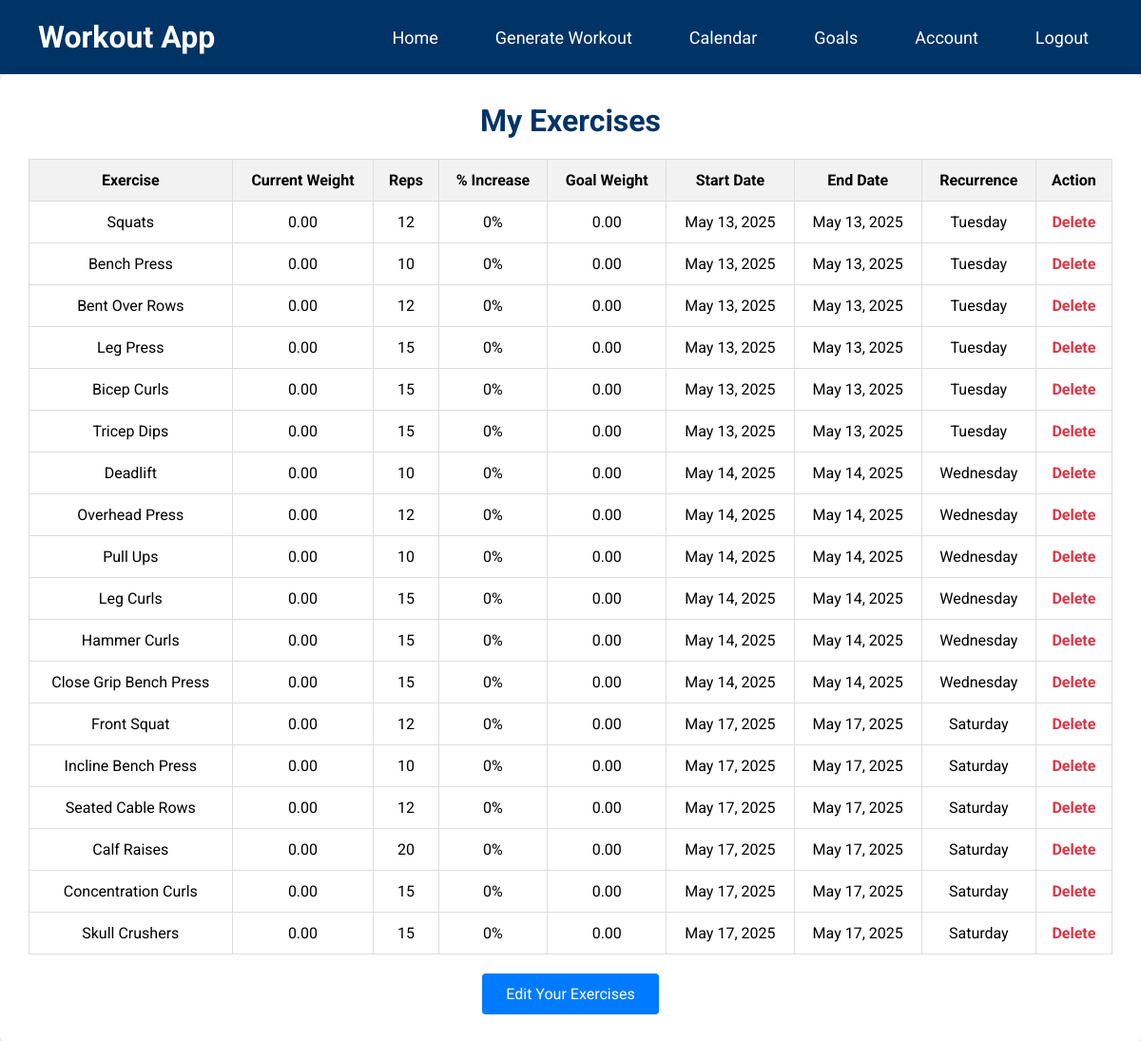
/goals/my-exercises/ (signed in), run on the app's committed database.
### goals/models.py (models this page shows, shortened)
class UserExercise(models.Model):
    user = models.ForeignKey(settings.AUTH_USER_MODEL, on_delete=models.CASCADE)
    exercise = models.ForeignKey(Exercise, on_delete=models.CASCADE)
    current_weight = models.DecimalField(max_digits=6, decimal_places=2)
    reps = models.PositiveIntegerField()
    percent_increase = models.IntegerField(choices=PERCENT_CHOICES, default=0)
    start_date = models.DateField(default=now)
    end_date = models.DateField(null=True, blank=True)
    recurring_day = models.IntegerField(
        choices=RECURRENCE_CHOICES,
        default=0,
    )
    @property
    def goal_weight(self):
        return (
            self.current_weight
            * (
                Decimal('1')
                + Decimal(self.percent_increase) / Decimal('100')
            )
        )

class Exercise(models.Model):
    name = models.CharField(max_length=100, unique=True)
    slug = models.SlugField(unique=True, blank=True)
    description = models.TextField(blank=True, null=True)
    body_part = models.CharField(max_length=100)
    target = models.CharField(max_length=100)
    equipment = models.CharField(max_length=100)
    gif_url = models.URLField(blank=True)
    secondary_muscles = models.JSONField(blank=True, default=list)
    instructions = models.JSONField(blank=True, default=list)

### goals/views.py (the view)
# urls.py: path('my-exercises/', my_exercises, name='my_exercises'),
@login_required
def my_exercises(request):
    user_exercises = UserExercise.objects.filter(user=request.user)
    return render(request, 'goals/my_exercises.html', {'exercises': user_exercises})

### home/context_processors.py (called while the page is built)
def base_url(request):
    return {"base_url": f"{request.scheme}://{request.get_host()}/proxy/8000/"}

### goals/templates/goals/my_exercises.html (shortened to what this page needs)
<!DOCTYPE html>
<html lang="en">
<head>
</head>
<body>
    <header>
        <a class="logo" href="{% url 'home' %}">Workout App</a>
        <nav>
          <ul>
            <li><a href="{% url 'home' %}">Home</a></li>
            {% if user.is_authenticated %}
              <li><a href="{% url 'generate_workout' %}">Generate Workout</a></li>
              <li><a href="{% url 'calendar' %}">Calendar</a></li>
              <li><a href="{% url 'goals:goals' %}">Goals</a></li>
              <li><a href="{% url 'user_data' %}">Account</a></li>
              <li><a href="{% url 'logout' %}">Logout</a></li>
            {% else %}
              <li><a href="{% url 'login' %}">Login</a></li>
            {% endif %}
          </ul>
        </nav>
    </header>
  <div class="container">
    <h1>My Exercises</h1>
    {% if exercises %}
      <table>
        <thead>
          <tr>
            <th>Exercise</th>
            <th>Current Weight</th>
            <th>Reps</th>
            <th>% Increase</th>
            <th>Goal Weight</th>
            <th>Start Date</th>
            <th>End Date</th>
            <th>Recurrence</th>
            <th>Action</th>
          </tr>
        </thead>
        <tbody>
          {% for entry in exercises %}
            <tr>
              <td>{{ entry.exercise.name }}</td>
              <td>{{ entry.current_weight }}</td>
              <td>{{ entry.reps }}</td>
              <td>{{ entry.percent_increase }}%</td>
              <td>{{ entry.goal_weight|floatformat:2 }}</td>
              <td>{{ entry.start_date }}</td>
              <td>{{ entry.end_date }}</td>
              <td>{{ entry.get_recurring_day_display }}</td>
              <td>
                <a class="action-link" href="{% url 'goals:delete_exercise' entry.pk %}">Delete</a>
              </td>
            </tr>
          {% endfor %}
        </tbody>
      </table>
    {% else %}
      <p style="text-align: center;">You have not selected any exercises yet.</p>
    {% endif %}
    <div class="button-container">
      <a class="nav-button" href="{% url 'goals:set_exercises' %}">Edit Your Exercises</a>
    </div>
  </div>
</body>
</html>

### goals/templates/goals/my_exercises.html (style rules this page uses)
* { box-sizing: border-box; }
body { margin: 0; font-family: 'Roboto', sans-serif; background-color: #f4f4f4; }
a { text-decoration: none; color: inherit; }
.container { max-width: 1500px; margin: 0 auto; background-color: #fff; border-radius: 8px; box-shadow: 0 2px 8px rgba(0,0,0,0.1); padding: 30px; }
h1 { text-align: center; color: #003366; margin-top: 0; }
table { width: 100%; border-collapse: collapse; margin-top: 20px; }
th, td { padding: 12px; border: 1px solid #ddd; text-align: center; }
th { background-color: #f2f2f2; }
.action-link { color: #dc3545; font-weight: 700; transition: color 0.3s; }
.nav-button { display: inline-block; font-size: 16px; color: #fff; background-color: #007BFF; padding: 12px 25px; border-radius: 4px; text-align: center; transition: background-color 0.3s; margin-top: 20px; }
.button-container { text-align: center; }
header { background-color: #003366; color: #fff; padding: 20px 40px; display: flex; justify-content: space-between; align-items: center; }
.logo { font-size: 32px; font-weight: 700; }
nav ul { list-style: none; display: flex; margin: 0; padding: 0; }
nav li { margin-left: 30px; }
nav a { color: #fff; font-size: 18px; padding: 10px 15px; border-radius: 4px; transition: background-color 0.3s, transform 0.3s; }

### data on the page
UserExercise: exercise.name "Squats", current_weight "0.00", reps "12", percent_increase "0", goal_weight "0.00", start_date "May 13, 2025", end_date "May 13, 2025", recurring_day "Tuesday"
UserExercise: exercise.name "Bench Press", current_weight "0.00", reps "10", percent_increase "0", goal_weight "0.00", start_date "May 13, 2025", end_date "May 13, 2025", recurring_day "Tuesday"
UserExercise: exercise.name "Bent Over Rows", current_weight "0.00", reps "12", percent_increase "0", goal_weight "0.00", start_date "May 13, 2025", end_date "May 13, 2025", recurring_day "Tuesday"
UserExercise: exercise.name "Leg Press", current_weight "0.00", reps "15", percent_increase "0", goal_weight "0.00", start_date "May 13, 2025", end_date "May 13, 2025", recurring_day "Tuesday"
UserExercise: exercise.name "Bicep Curls", current_weight "0.00", reps "15", percent_increase "0", goal_weight "0.00", start_date "May 13, 2025", end_date "May 13, 2025", recurring_day "Tuesday"
UserExercise: exercise.name "Tricep Dips", current_weight "0.00", reps "15", percent_increase "0", goal_weight "0.00", start_date "May 13, 2025", end_date "May 13, 2025", recurring_day "Tuesday"
UserExercise: exercise.name "Deadlift", current_weight "0.00", reps "10", percent_increase "0", goal_weight "0.00", start_date "May 14, 2025", end_date "May 14, 2025", recurring_day "Wednesday"
UserExercise: exercise.name "Overhead Press", current_weight "0.00", reps "12", percent_increase "0", goal_weight "0.00", start_date "May 14, 2025", end_date "May 14, 2025", recurring_day "Wednesday"
UserExercise: exercise.name "Pull Ups", current_weight "0.00", reps "10", percent_increase "0", goal_weight "0.00", start_date "May 14, 2025", end_date "May 14, 2025", recurring_day "Wednesday"
UserExercise: exercise.name "Leg Curls", current_weight "0.00", reps "15", percent_increase "0", goal_weight "0.00", start_date "May 14, 2025", end_date "May 14, 2025", recurring_day "Wednesday"
UserExercise: exercise.name "Hammer Curls", current_weight "0.00", reps "15", percent_increase "0", goal_weight "0.00", start_date "May 14, 2025", end_date "May 14, 2025", recurring_day "Wednesday"
UserExercise: exercise.name "Close Grip Bench Press", current_weight "0.00", reps "15", percent_increase "0", goal_weight "0.00", start_date "May 14, 2025", end_date "May 14, 2025", recurring_day "Wednesday"
UserExercise: exercise.name "Front Squat", current_weight "0.00", reps "12", percent_increase "0", goal_weight "0.00", start_date "May 17, 2025", end_date "May 17, 2025", recurring_day "Saturday"
UserExercise: exercise.name "Incline Bench Press", current_weight "0.00", reps "10", percent_increase "0", goal_weight "0.00", start_date "May 17, 2025", end_date "May 17, 2025", recurring_day "Saturday"
UserExercise: exercise.name "Seated Cable Rows", current_weight "0.00", reps "12", percent_increase "0", goal_weight "0.00", start_date "May 17, 2025", end_date "May 17, 2025", recurring_day "Saturday"
UserExercise: exercise.name "Calf Raises", current_weight "0.00", reps "20", percent_increase "0", goal_weight "0.00", start_date "May 17, 2025", end_date "May 17, 2025", recurring_day "Saturday"
UserExercise: exercise.name "Concentration Curls", current_weight "0.00", reps "15", percent_increase "0", goal_weight "0.00", start_date "May 17, 2025", end_date "May 17, 2025", recurring_day "Saturday"
UserExercise: exercise.name "Skull Crushers", current_weight "0.00", reps "15", percent_increase "0", goal_weight "0.00", start_date "May 17, 2025", end_date "May 17, 2025", recurring_day "Saturday"
